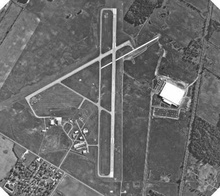
%> input picture Hough Transform with orientation/mnn4-runway-Ohio.jpg, 220 x 196 px, shrunk from 478 x 425 before the run
$ octave orientation1.m   (GNU Octave 9; MATLAB toolbox functions it lacks are replaced by stand-ins)
%> lines starting %> are read from the running program, lines starting %| are printed output that depends on the picture; in (x1, y1, x2, y2) boxes, pixels count from 0 and x2, y2 are one past the last pixel; in counts of white or black regions, pixels touching at a corner belong together; the program's own positions count from 1
clear all;
close all;
clc;
img = imread('mnn4-runway-Ohio.jpg');
%> img is the input picture: size 196x220 uint8; min 27, max 255, mean 107
grayScaleImage = img;
doubleImage = double(grayScaleImage);
%smoothening the image
h = ones(5,5)/25;
ir = size(grayScaleImage,1);
%> ir = 196
ic = size(grayScaleImage,2);
%> ic = 220
kr = 5;
kc = 5;
row = round(kr/2);
col = round(kc/2);
outputImage = double(zeros(ir,ic));
for i=row:ir-row+1
    for j=col:ic-col+1
        sum = 0
        for ii=1:kr
            for jj=1:kc
                sum = sum + h(ii,jj)*doubleImage(i-row+ii,j-col+jj);
            end
        end
        outputImage(i,j) = sum;
    end
end

for i= 1:ir
    for j=1:ic
        if outputImage(i,j) == 0
            outputImage(i,j) = doubleImage(i,j);
        end
    end
end
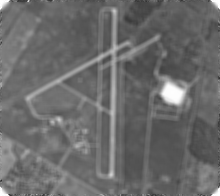
%> outputImage: size 196x220 double; min 43, max 255, mean 107
%1X3 mask to obtain x derivative
h  = [-1,0,1];
ir = size(outputImage,1);
ic = size(outputImage,2);
kr = 1;
kc = 3;
row = 1;
col = round(kc/2);
dx = double(zeros(ir,ic));

%filtering with 1X3 mask
for i=row:ir-row+1
    for j=col:ic-col+1
        sum = 0
        for ii=1:kr
            for jj=1:kc
                sum = sum + h(ii,jj)*outputImage(i-row+ii,j-col+jj);
            end
        end
        dx(i,j) = sum;
    end
end
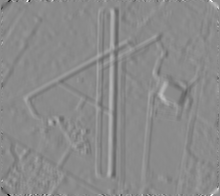
%> dx: size 196x220 double; min -193, max 161, mean -0.2; drawn with min black and max white

%3X1 mask to obtain derivative of y
h  = [-1;0; 1];
ir = size(outputImage,1);
ic = size(outputImage,2);
kr = 3;
kc = 1;
row = round(kr/2);
col = 1;
dy = double(zeros(ir,ic));
%smoothening with 3X1 mask
for i=row:ir-row+1
    for j=col:ic-col+1
        sum = 0
        for ii=1:kr
            for jj=1:kc
                sum = sum + h(ii,jj)*outputImage(i-row+ii,j-col+jj);
            end
        end
        dy(i,j) = sum;
    end
end
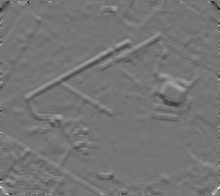
%> dy: size 196x220 double; min -136, max 158, mean 0.1; drawn with min black and max white

%vector magnitude
vector = dx.^2 + dy.^2;
vector_magnitude = sqrt(vector);
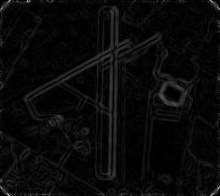
%> vector_magnitude: size 196x220 double; min 0, max 216, mean 9.9
maxi = max(max(vector_magnitude))/8;
%> maxi = 27
orientation = double(zeros(ir,ic));

for i=1:ir
    for j=1:ic
            if vector_magnitude(i,j) > maxi
                vector_magnitude(i,j) = 255;
            end
            %atand is used to calculate tan inverse in degrees
            if (dy(i,j)==0)
                dy(i,j) = 0.1;
            end
            orientation(i,j) = atand(dx(i,j)/dy(i,j));
    end
end
%> dy: size 196x220 double; 1.24% of pixels changed, all inside (x1, y1, x2, y2) = (0, 0, 220, 196)
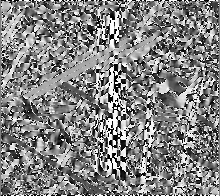
%> orientation: size 196x220 double; min -90, max 90, mean 2.7; drawn with min black and max white
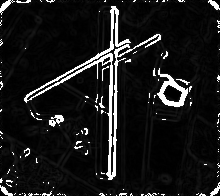
%> vector_magnitude: size 196x220 double; 7.36% of pixels changed, all inside (x1, y1, x2, y2) = (0, 0, 220, 196)
figure
imshow(uint8(vector_magnitude)), title('edge map');
figure
imshow(uint8(orientation)), title('orientation');
%> after `imshow(uint8(orientation))`:
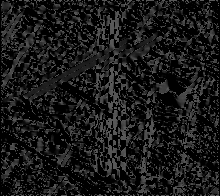
%> displayed picture: size 196x220, on the screen's scale of 0 to 255; min 0, max 90, mean 25
max_theta = max(max(orientation));
%> max_theta = 90
min_theta = min(min(orientation));
%> min_theta = -90
orientation
%set variables to generate accumulator
ir = size(orientation,1);
ic = size(orientation,2);
%diagonal length will be the maximum distance - rho
max_dist = round(sqrt(ir^2 + ic^2));
%> max_dist = 295
%initialize theta and rho with the given range
theta = -90:1:91;
rho = -max_dist:1:max_dist;
%> rho = 591 values from -295 to 295
%initialize accumulator array
accumulator = double(zeros(2*max_dist, size(theta,2)));

for x = 1:ir
    for y = 1:ic
        if(vector_magnitude(x,y) ~= 0 )
                    the = orientation(x,y);
%> (the run ends here)
